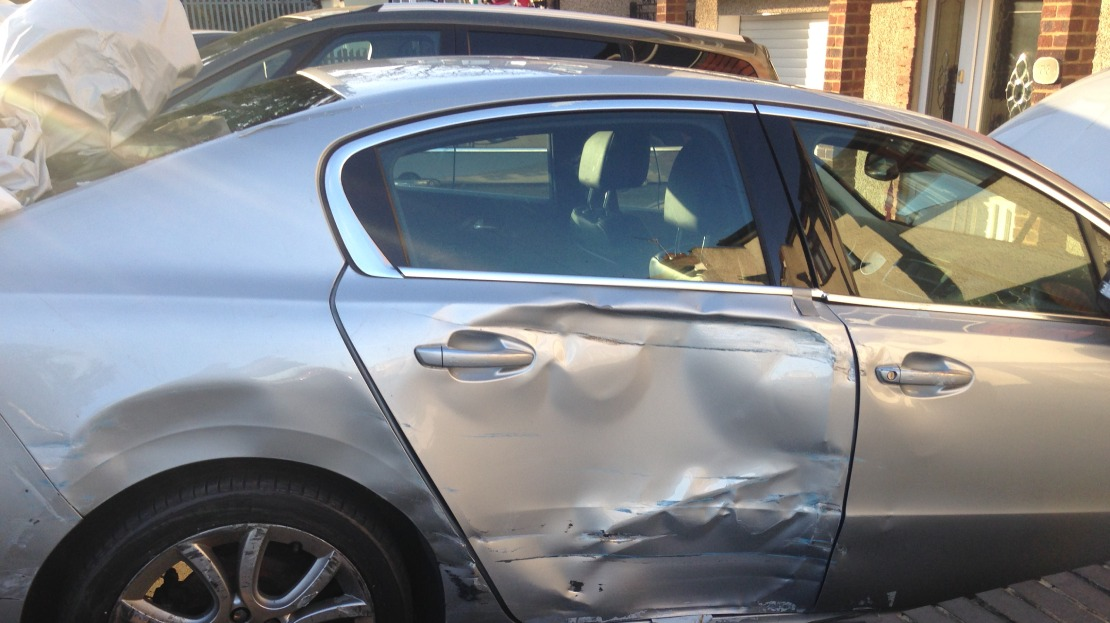
#> input picture damaged-car-for-salvage.jpg, 1110 x 623 px
$ python nmpg.py
#> lines starting #> are read from the running program, lines starting #| are printed output that depends on the picture; after the words box and inside, x2 and y2 are one past the last pixel; in counts of white or black regions, pixels touching at a corner belong together
import cv2
import numpy as np
import matplotlib.pyplot as plt
import tkinter as tk
from tkinter import filedialog
import os

def upload_image():
    """Open a file dialog for user to choose an image."""
    root = tk.Tk()
    root.withdraw()
    file_path = filedialog.askopenfilename(
        title="Select Damaged car Image",
        filetypes=[("Image files", "*.jpg *.jpeg *.png")]
    )
#> the answer given: damaged-car-for-salvage.jpg
#> further down, damaged_image is the input picture: shape (623, 1110, 3); mean B, G, R 133.2, 130.9, 129
    return file_path

def create_damage_mask(image, auto=True):
    """Create a damage mask either manually or automatically."""
#> called with auto = True
    if auto:
        # === AUTO: Generate a fixed rectangle as damaged region ===
        mask = np.zeros(image.shape[:2], dtype=np.uint8)
        h, w = mask.shape
#> h = 623; w = 1110
        cv2.rectangle(mask, (w//3, h//3), (w//2, h//2), 255, -1)
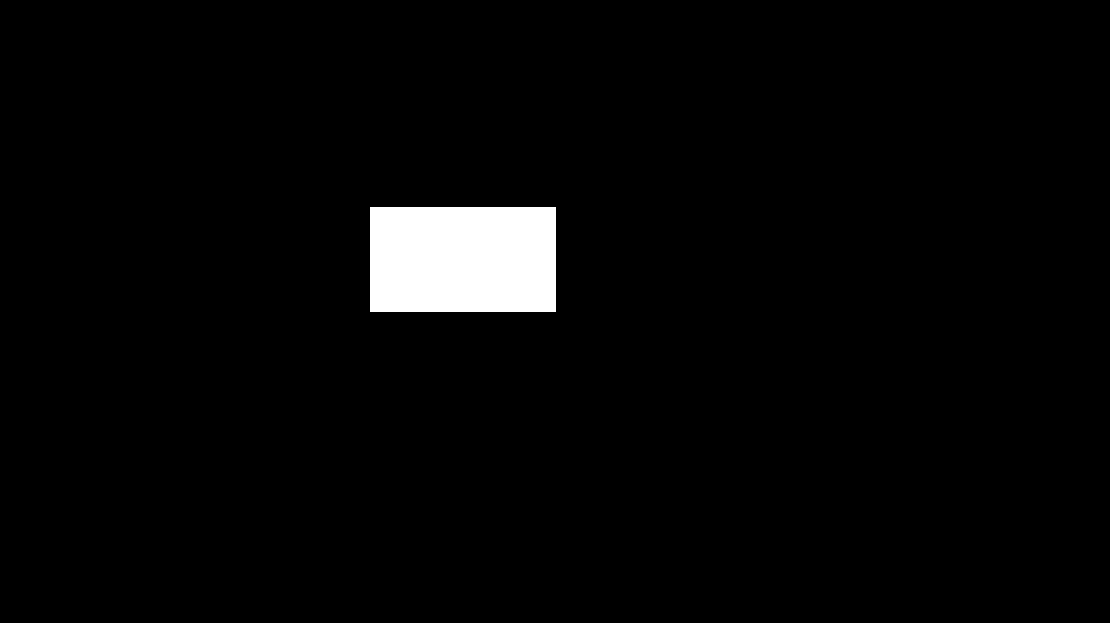
#> mask: shape (623, 1110); 2.8% white; 1 white region, box (x1, y1, x2, y2) and area: (370, 207, 556, 312) 19530
        print("✅ Auto-generated damage mask applied.")
        return mask
    else:
        # === MANUAL: Draw mask with mouse ===
        mask = np.zeros(image.shape[:2], dtype=np.uint8)
        drawing = [False]

        def draw(event, x, y, flags, param):
            if event == cv2.EVENT_LBUTTONDOWN:
                drawing[0] = True
            elif event == cv2.EVENT_MOUSEMOVE and drawing[0]:
                cv2.circle(mask, (x, y), 8, 255, -1)
            elif event == cv2.EVENT_LBUTTONUP:
                drawing[0] = False

        cv2.namedWindow("Draw on Damaged Area")
        cv2.setMouseCallback("Draw on Damaged Area", draw)

        while True:
            preview = image.copy()
            preview[mask == 255] = (0, 0, 255)  # Red overlay
            cv2.imshow("Draw on Damaged Area", preview)
            key = cv2.waitKey(1)
            if key in [13, 27]:  # Enter or Esc to finish
                break

        cv2.destroyAllWindows()

        # Show the drawn mask for confirmation
        cv2.imshow("Mask Preview", mask)
        cv2.waitKey(0)
        cv2.destroyAllWindows()

        return mask

def inpaint_image(image, mask):
    return cv2.inpaint(image, mask, inpaintRadius=3, flags=cv2.INPAINT_TELEA)

def show_results(damaged, restored):
    plt.figure(figsize=(10, 5))
    plt.subplot(1, 2, 1)
    plt.imshow(cv2.cvtColor(damaged, cv2.COLOR_BGR2RGB))
    plt.title("Damaged Image")
    plt.axis("off")

    plt.subplot(1, 2, 2)
    plt.imshow(cv2.cvtColor(restored, cv2.COLOR_BGR2RGB))
    plt.title("Restored Image")
    plt.axis("off")

    plt.tight_layout()
    plt.show()
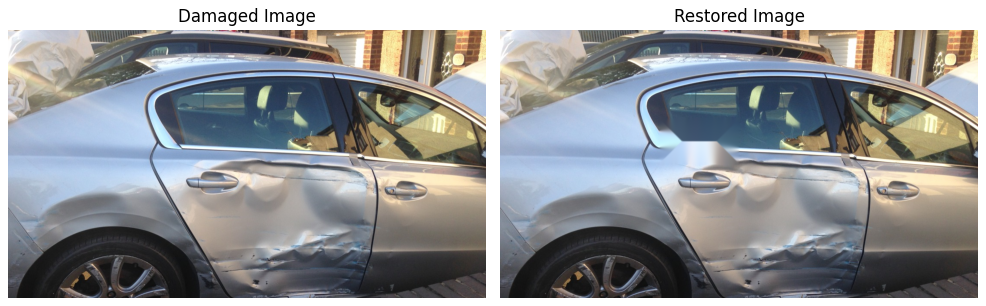
#> figure drawn by matplotlib, 2 panels

# ========== MAIN EXECUTION ==========

file_path = upload_image()
if not file_path or not os.path.exists(file_path):
    print("❌ No image selected or file does not exist.")
else:
    print(f"📂 Loaded image: {file_path}")
    damaged_image = cv2.imread(file_path)

    # Change this flag to False if you want to manually draw the damage area
    use_auto_mask = True

    damage_mask = create_damage_mask(damaged_image, auto=use_auto_mask)
    restored_image = inpaint_image(damaged_image, damage_mask)
    show_results(damaged_image, restored_image)
